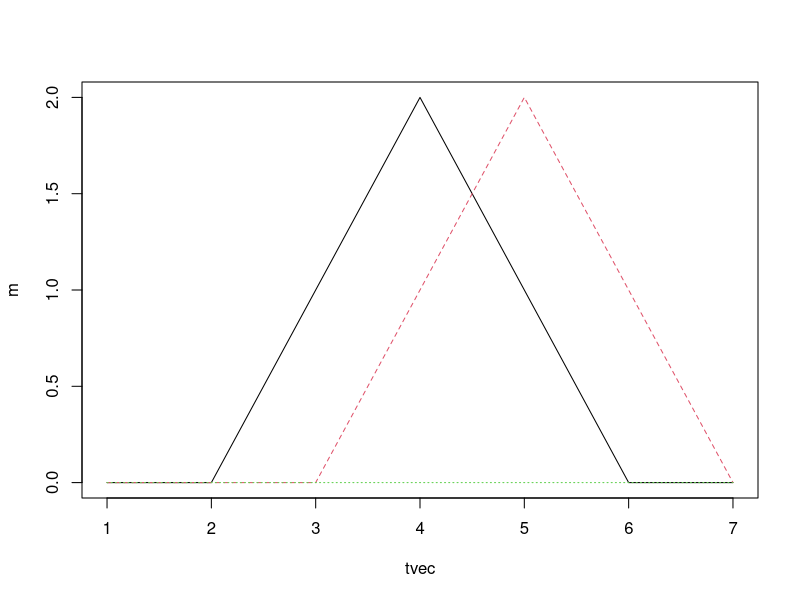

Source code (R):

## consider 2 vectors, or 2 functions with the same domain
traj1 <- c(0,0,1,2,1,0,0)
traj2 <- c(0,0,0,1,2,1,0) ##shifted traj1
traj3 <- c(0,0,0,0,0,0,0)
tvec <- 1:length(traj1)
m <-cbind(traj1,traj2,traj3)
matplot(x=tvec,y=m,type = 'l')

dist(t(m)) ## by default gives L2 
dmat <- as.matrix(dist(t(m), method = "euclidean", diag = TRUE, upper = TRUE, p = 2))



